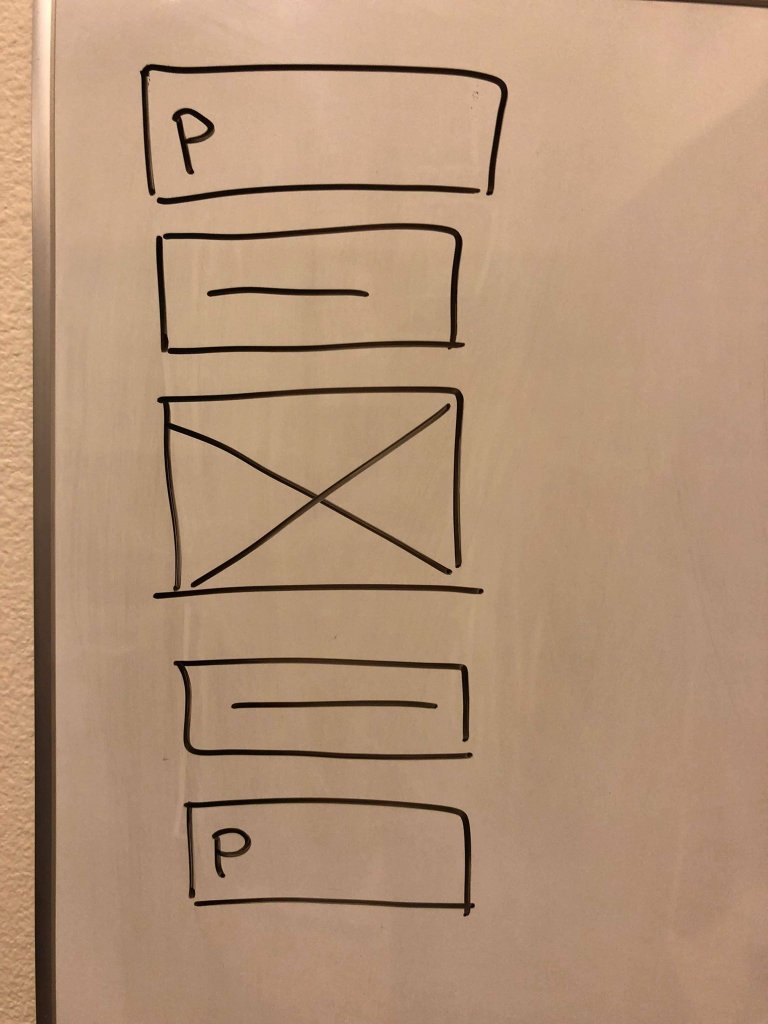
#> input picture nn/demo_template/5.png, 1536 x 2048 px (shown at 1/2 size); the run also reads 1 picture not shown here
$ python main.py   (older library calls are emulated)
#> lines starting #> are read from the running program, lines starting #| are printed output that depends on the picture; after the words box and inside, x2 and y2 are one past the last pixel; in counts of white or black regions, pixels touching at a corner belong together
### nn/preprocess.py
import sys
import cv2
import numpy as np
import os
import base64

# [9 lines left out: functions format_path, extension, not called in this run]

def processImg(img):
    resized = cv2.resize(img, (720,720))
    blurred = cv2.medianBlur(resized, 5)
    threshed = cv2.adaptiveThreshold(blurred,255,cv2.ADAPTIVE_THRESH_GAUSSIAN_C,cv2.THRESH_BINARY,int(len(img)/20)*2-1,11)
    backtorgb = cv2.cvtColor(threshed,cv2.COLOR_GRAY2BGR)
    return backtorgb

# [24 lines left out: functions preprocess, preprocessBlob, not called in this run]

# [4 lines of commented-out code are left out]

### nn/shape_detect1.py
import cv2
import numpy as np
#import scan
import os
import json

#empty canvas to display rectangles on

#image to test
#img = cv2.imread('DRAWINGS/1.PNG')
#ori = img.copy()

# [34 lines left out: function preprocess, not called in this run]

#find the contour in the image
def contour(img):
  kernel = np.ones((5,5),np.uint8)
  erosion = cv2.erode(img,kernel,iterations = 2)
  kernel = np.ones((4,4),np.uint8)
  dilation = cv2.dilate(erosion,kernel,iterations = 2)

  edged = cv2.Canny(dilation, 30, 200)

  _, contours, hierarchy = cv2.findContours(edged, cv2.RETR_TREE, cv2.CHAIN_APPROX_SIMPLE)
#area = cv2.con
  return contours

def rect_to_cut(contours):

  rects = [cv2.boundingRect(cnt) for cnt in contours]
  rects = sorted(rects,key=lambda  x:x[1],reverse=True)

  real = []
  for r1 in rects:
    x1,y1,w1,h1 = r1
    area = w1 * h1
    toAdd = True
    if area > 101500:
        for r2 in real:
            x2,y2,w2,h2 = r2
            #check the exact the same one
            if x1==x2 and y1==y2:
                toAdd = False
            if abs(x1-x2) <= 10 and abs(y1-y2) <=10:
                toAdd = False
        for r2 in rects:
            x2,y2,w2,h2 = r2
                #check if it was contained in the other
            right_x = x2 + w2
            low_y = y2 + h2
            if x2 < x1 and x1 < right_x:
                if y2 < y1 and y1 < low_y:
                    toAdd = False
        if h1 > 10*w1:
            toAdd = False
        if toAdd:
            real.append(r1)

  return real

# [14 lines left out: function cut, not called in this run]

def cut_predict(img, real, num, white, path):
  #api_key = '6fa0658615934b679b86378e3499183e'
  d = 0
 # data = {}
  for rect in real:
    x,y,w,h = rect
    area = w * h
    if area > 10100:
      print(" " + str(x) + " " + str(y) + " " + str(w) + " " + str(h))
      #cv2.rectangle(white, (x, y), (x+w, y+h), (255,0,0), 6)
      #Rect rect(x,y,w,h)
      image_cut = img.copy()
      crop_img = img[y:y+h, x:x+w]
      target = "pic" + str(num) + "_" + str(d) +".jpg"
      cv2.imwrite(os.path.join(path,target), crop_img)
   #   maxValue, maxId = nn.prediction(target,api_key)

    #  data[str(d)] = []
    #  data[str(d)].append({
    #    'x': x,
    #    'y':y,
    #    'width':w,
    #    'height':h,
    #    'kind':maxId,
    #  })
      d = d + 1
 # [11 lines of commented-out code are left out]

### nn/main.py
import shape_detect1 as detector
import preprocess as pp
import os
import cv2

white = cv2.imread('white.jpg')
white = cv2.resize(white, (1800,1800))
#> white: shape (1800, 1800, 3)

counter = 0
#for i in os.listdir("dataset"):
#	counter+=1

img = cv2.imread('demo_template/5.png', 0)
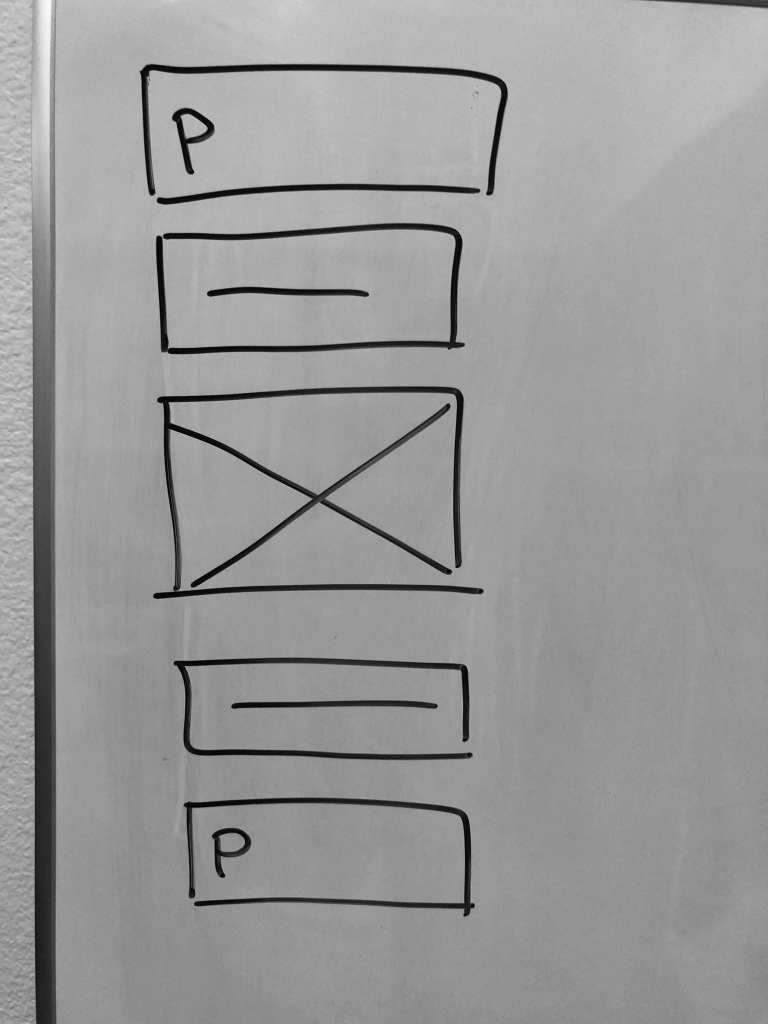
#> img: shape (2048, 1536) (shown at 1/2 size); min 0, max 250, mean 152.6
img = pp.processImg(img)
#> in processImg, `resized = cv2.resize(img, (720,720))`:
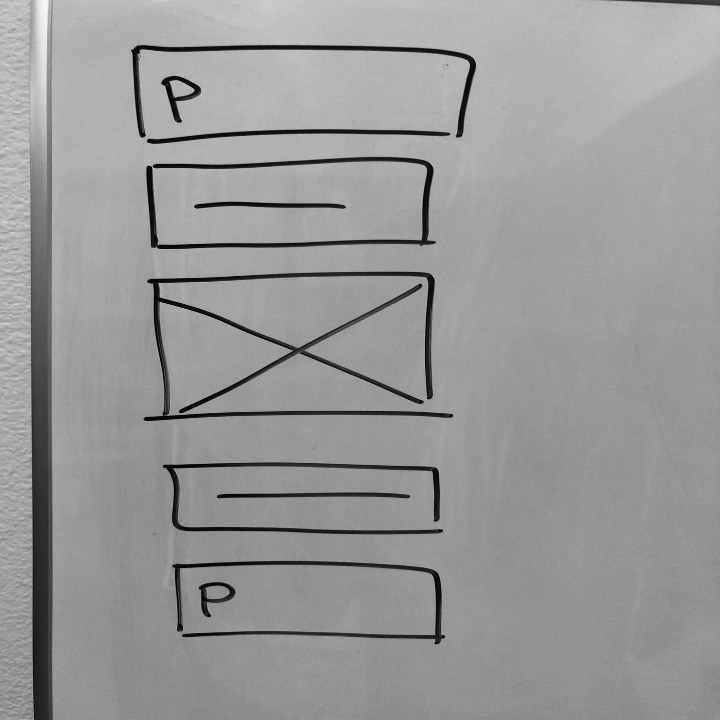
#> resized: shape (720, 720); min 0, max 250, mean 152.5
#> in processImg, `threshed = cv2.adaptiveThreshold(blurred,255,cv2.ADAPTIVE_THRESH_GAUSS..`:
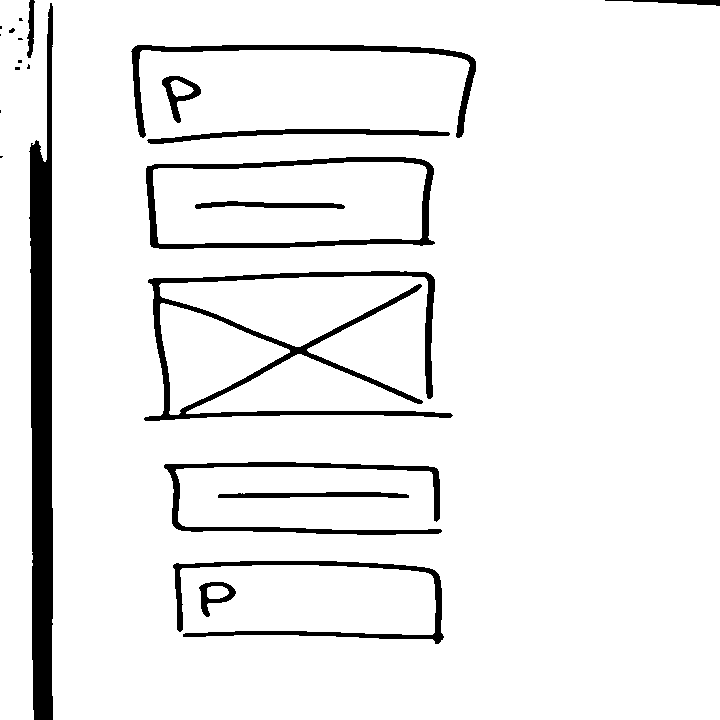
#> threshed: shape (720, 720); 92.8% white; 23 black regions (9 under 20 px), largest, box (x1, y1, x2, y2) and area: (29, 3, 53, 720) 12576, (144, 271, 453, 421) 7021, (146, 157, 435, 249) 3773
#cv2.imwrite("temp.jpg", pp.processImg(img))

#img = cv2.imread("temp.jpg")
#img2 = cv2.imread('dataset/test1.jpg')

img3 = cv2.resize(img, (1800,1800))
img_contour = detector.contour(img3)
#> in contour, `edged = cv2.Canny(dilation, 30, 200)`:
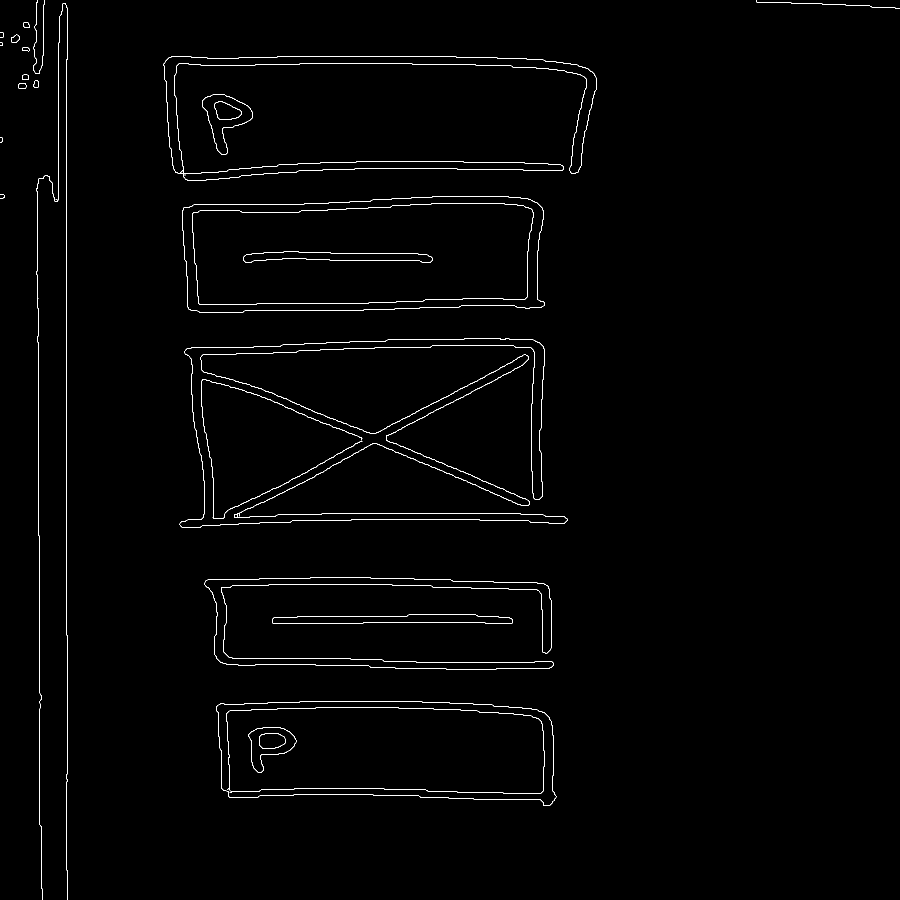
#> edged: shape (1800, 1800) (shown at 1/2 size); 0.93% white in thin lines or dots
#> in contour, `_, contours, hierarchy = cv2.findContours(edged, cv2.RETR_TREE, cv2.CH..`: contours = 53 contours, 9 with area under 20; largest, box (x1, y1, x2, y2) and area: (364, 392, 1090, 625) 153442, (364, 392, 1090, 625) 153349, (384, 406, 1068, 610) 125999, (384, 406, 1068, 610) 125925, (432, 1402, 1113, 1612) 124365
#> img_contour has the same summary as contours in contour

img_rect = detector.rect_to_cut(img_contour)
#> in rect_to_cut, `rects = [cv2.boundingRect(cnt) for cnt in contours]`: rects = 53 items, first 6: (432, 1402, 681, 210), (432, 1402, 681, 210), (459, 1584, 5, 2), (452, 1414, 638, 174), (452, 1414, 638, 174), (497, 1454, 96, 91)
#> in rect_to_cut, `rects = sorted(rects,key=lambda  x:x[1],reverse=True)`: rects = 53 items, first 6: (459, 1584, 5, 2), (519, 1466, 53, 32), (519, 1466, 52, 32), (497, 1454, 96, 91), (497, 1454, 96, 91), (452, 1414, 638, 174)
#> the loop in rect_to_cut, `for r1 in rects:` made 53 passes
#> (x1, y1, w1, h1, area) on passes 2 to 13: (519, 1466, 53, 32, 1696), (519, 1466, 52, 32, 1664), (497, 1454, 96, 91, 8736), (497, 1454, 96, 91, 8736), (452, 1414, 638, 174, 111012), (452, 1414, 638, 174, 111012), (432, 1402, 681, 210, 143010), (432, 1402, 681, 210, 143010), (544, 1229, 481, 18, 8658), (544, 1229, 481, 18, 8658), (409, 1154, 699, 186, 130014), (409, 1154, 699, 186, 130014)
#> after the loop in rect_to_cut, `for r1 in rects:`: real = [(432, 1402, 681, 210), (409, 1154, 699, 186), (359, 677, 776, 378), (364, 392, 726, 233), (327, 112, 866, 250)]
#> img_rect has the same summary as real in rect_to_cut

detector.cut_predict(img3,img_rect,5,white, "demo_after_cut")
#> the loop in cut_predict, `for rect in real:` made 5 passes
#> (x, y, w, h, area, target) on passes 1 to 5: (432, 1402, 681, 210, 143010, 'pic5_0.jpg'), (409, 1154, 699, 186, 130014, 'pic5_1.jpg'), (359, 677, 776, 378, 293328, 'pic5_2.jpg'), (364, 392, 726, 233, 169158, 'pic5_3.jpg'), (327, 112, 866, 250, 216500, 'pic5_4.jpg')
#|  432 1402 681 210
#|  409 1154 699 186
#|  359 677 776 378
#|  364 392 726 233
#|  327 112 866 250
#> pass 1, in cut_predict, `crop_img = img[y:y+h, x:x+w]`:
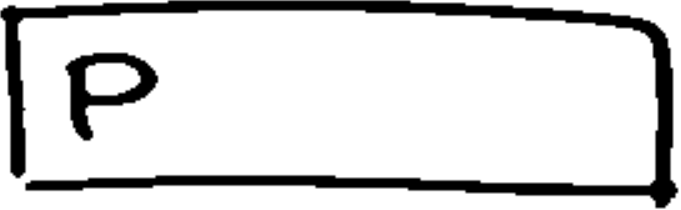
#> crop_img: shape (210, 681, 3); min 0, max 255, mean 216
#> pass 2, in cut_predict, `crop_img = img[y:y+h, x:x+w]`:
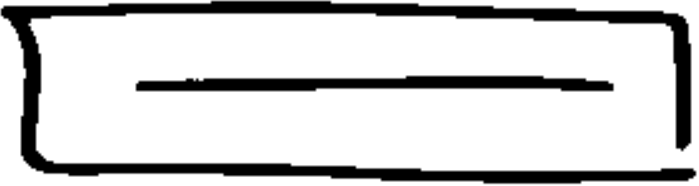
#> crop_img: shape (186, 699, 3); min 0, max 255, mean 206.2
#> pass 3, in cut_predict, `crop_img = img[y:y+h, x:x+w]`:
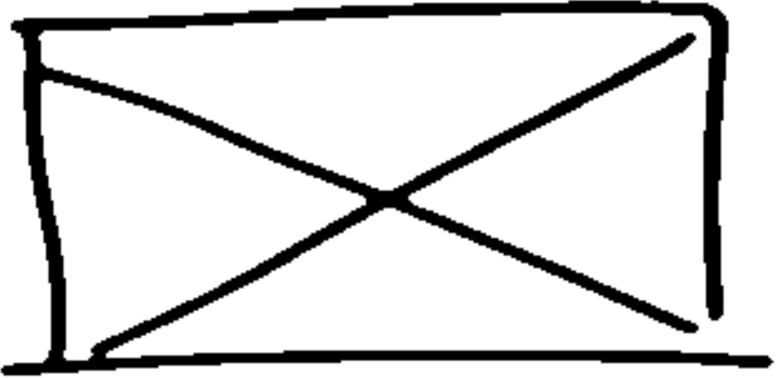
#> crop_img: shape (378, 776, 3); min 0, max 255, mean 216.9
#> after the loop in cut_predict, `for rect in real:`: d = 5


# [23 lines of commented-out code are left out]
